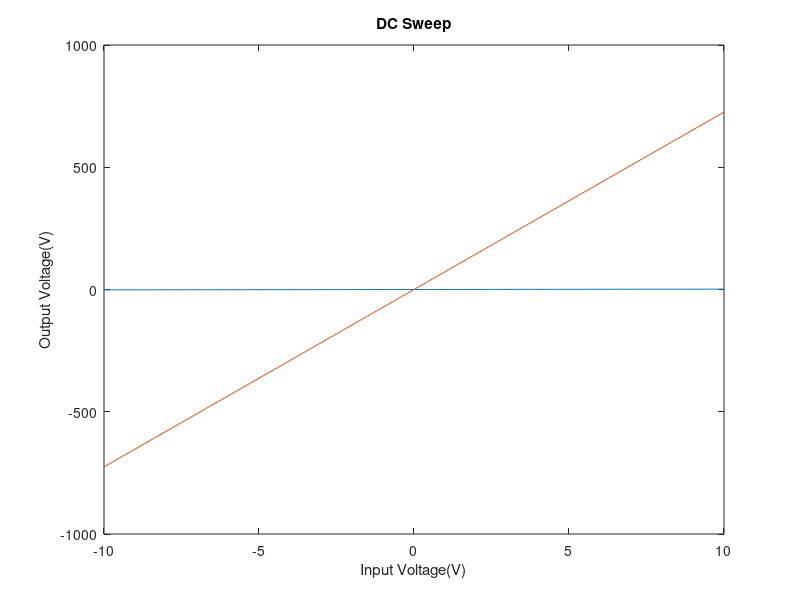

Write the MATLAB code that produced this figure. (Note: this script raises an error after producing the figure.)
%Capacitor
C=0.25;
%Resistors
G0 = 1/1000;
G1 = 1;
G2 = 1/2;
G3 = 1/0.213;
G4 = 1/0.1;
%Inductor
L = 0.2;
%Ratio
alpha = 100;

V = alpha*G3;

%% BUILDING MATRICIES

% v1, v2, v3, v4, v5, vin, i4, i1
%  0,  0,  0,  0,  0,  0,  0,  0; v1
%  0,  0,  0,  0,  0,  0,  0,  0; v2
%  0,  0,  0,  0,  0,  0,  0,  0; v3
%  0,  0,  0,  0,  0,  0,  0,  0; v4
%  0,  0,  0,  0,  0,  0,  0,  0; v5
%  0,  0,  0,  0,  0,  0,  0,  0; vin
%  0,  0,  0,  0,  0,  0,  0,  0; i4
%  0,  0,  0,  0,  0,  0,  0,  0; i1

CMatrix = [-C, C, 0, 0, 0, 0, 0, 0; 
            C,-C, 0, 0, 0, 0, 0, 0;
            0, 0, 0, 0, 0, 0, 0, 0;
            0, 0, 0, 0, 0, 0, 0, 0;
            0, 0, 0, 0, 0, 0, 0, 0;
            0, 0, 0, 0, 0, 0, 0, 0;
            0, 0, 0, 0, 0, 0, 0, 0;
            0, 0, 0, 0, 0, 0, 0, -L;];

GMatrix = [-G1, G1, 0, 0, 0,-1, 0, 0;
            G1,-G1-G2, 0, 0, 0, 0, 0,-1;
            0, 0,-G3, 0, 0, 0, 0, 1;
            0, 0, 0,-G4, G4, 0, 1, 0; 
            0, 0, 0, G4,-G4-G0, 0, 0, 0;
            1, 0, 0, 0, 0, 0, 0, 0; 
            0, 0,-V, 1, 0, 0, 0, 0;
            0, 1,-1, 0, 0, 0, 0, 0;];

F = [0;0;0;0;0;1;0;0];

%% DC SWEEP
dcV = -10:0.1:10;
outputV3 = zeros(size(dcV));
outputV5 = zeros(size(dcV));

for i = 1:size(dcV,2)
    V = (GMatrix + CMatrix)\(F.*dcV(i));
    outputV3(i) = V(3);
    outputV5(i) = V(5);
end

figure(1)
plot(dcV,outputV3);
hold on
plot(dcV,outputV5)
title('DC Sweep');
xlabel('Input Voltage(V)');
ylabel('Output Voltage(V)');

%% AC SWEEP
ACfreq = linspace(0.01, 100);
outputV3 = zeros(size(ACfreq));
outputV5 = zeros(size(ACfreq));
for i = 1:size(ACfreq,2)
    w = 2*pi*ACfreq(i);
    jw = 1i * w;
    V = (GMatrix + jw * CMatrix)\F;
    outputV3(i) = V(3);
    outputV5(i) = V(5);
end

figure(2)
plot(2*pi*ACfreq,db(real(outputV3),'voltage'));
hold on
plot(2*pi*ACfreq,db(real(outputV5),'voltage'))
title('AC Sweep');
xlabel('Input Frequency(rad/s)');
ylabel('Output Gain(db)');

%% CAPACITOR
RandomC = C + 0.05 * randn(10000,1);
outputV5 = zeros(size(RandomC));
for i = 1:size(RandomC)
    CMatrix = [-RandomC(i), RandomC(i), 0, 0, 0, 0, 0, 0; 
                RandomC(i),-RandomC(i), 0, 0, 0, 0, 0, 0;
                0, 0, 0, 0, 0, 0, 0, 0;
                0, 0, 0, 0, 0, 0, 0, 0;
                0, 0, 0, 0, 0, 0, 0, 0;
                0, 0, 0, 0, 0, 0, 0, 0;
                0, 0, 0, 0, 0, 0, 0, 0;
                0, 0, 0, 0, 0, 0, 0, -L;];
    V = (GMatrix + (1i*pi)*CMatrix)\F;
    outputV5(i) = V(5);
end
figure(3)
histogram(RandomC);
title('Histogram of Capacitance');
xlabel('Capacitance(F)');
ylabel('Bins');

figure(4)
histogram(real(outputV5));
title('Histogram of Output');
xlabel('Vout(V)');
ylabel('Bins');
